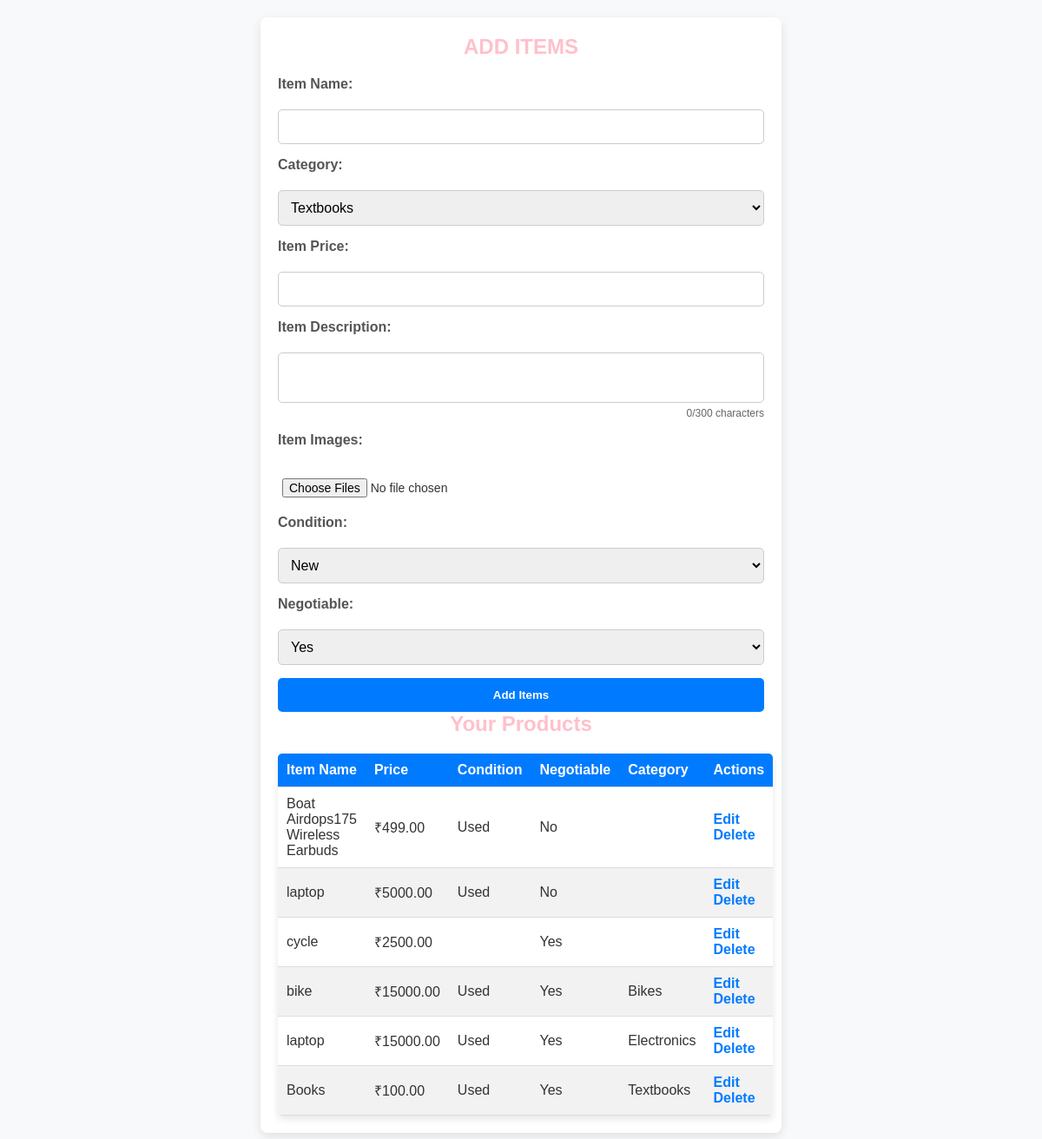
/become_seller.php (signed in), run on the app's committed database.
### tables this page shows
CREATE TABLE `products` (
  `id` int(11) NOT NULL,
  `seller_id` int(11) NOT NULL,
  `name` varchar(255) NOT NULL,
  `image` varchar(500) DEFAULT NULL,
  `price` decimal(10,2) NOT NULL,
  `description` text NOT NULL,
  `created_at` timestamp NOT NULL DEFAULT current_timestamp(),
  `Item_Condition` enum('New','Used') NOT NULL DEFAULT 'Used',
  `negotiable` enum('Yes','No') DEFAULT 'No',
  `category` varchar(255) NOT NULL,
  `category_id` int(11) DEFAULT NULL
);

### become_seller.php (the view, shortened to what this page needs)
<?php
include 'config.php';
$user_id = $_SESSION['user_id'];
$productsQuery = "SELECT * FROM products WHERE seller_id = $user_id";
$productsResult = mysqli_query($conn, $productsQuery);
$categories = [
    'Textbooks',
    'Electronics',
    'Stationery',
    'Clothing',
    'Sports Equipment',
    'Furniture',
    'Bikes',
    'Kitchen Appliances',
    'Personal Care',
    'Toys and Games'
];
?>
<!DOCTYPE html>
<html lang="en">
<head>
    <link rel="stylesheet" href="Styles/become_seller.css">
</head>
<body>
    <div class="seller-container">
        <h2>ADD ITEMS</h2>
        <form action="become_seller.php" method="POST" enctype="multipart/form-data">
            <label for="product_name">Item Name:</label>
            <input type="text" name="product_name" id="product_name" required>
            <label for="category">Category:</label>
            <select name="category" id="category" required>
                <?php foreach ($categories as $category): ?>
                    <option value="<?php echo $category; ?>"><?php echo $category; ?></option>
                <?php endforeach; ?>
            </select>
            <label for="product_price">Item Price:</label>
            <input type="number" name="product_price" id="product_price" required>
            <label for="product_description">Item Description:</label>
            <textarea name="product_description" id="product_description" maxlength="300" required
                oninput="updateCharCount()"></textarea>
            <p id="char_count">0/300 characters</p>
            <label for="product_images">Item Images:</label>
            <input type="file" name="product_images[]" id="product_images" multiple required>
            <label for="condition">Condition:</label>
            <select name="Item_Condition" id="condition">
                <option value="New">New</option>
            </select>
            <label for="negotiable">Negotiable:</label>
            <select name="negotiable" id="negotiable">
                <option value="Yes">Yes</option>
            </select>
            <button type="submit">Add Items</button>
        </form>
        <h2>Your Products</h2>
        <table>
            <thead>
                <tr>
                    <th>Item Name</th>
                    <th>Price</th>
                    <th>Condition</th>
                    <th>Negotiable</th>
                    <th>Category</th>
                    <th>Actions</th>
                </tr>
            </thead>
            <tbody>
                <?php while ($product = mysqli_fetch_assoc($productsResult)): ?>
                    <tr>
                        <td><?php echo htmlspecialchars($product['name']); ?></td>
                        <td>&#8377;<?php echo htmlspecialchars($product['price']); ?></td>
                        <td><?php echo htmlspecialchars($product['Item_Condition']); ?></td>
                        <td><?php echo htmlspecialchars($product['negotiable']); ?></td>
                        <td><?php echo htmlspecialchars($product['category']); ?></td>
                        <td>
                            <a href="edit_product.php?id=<?php echo $product['id']; ?>">Edit</a>
                            <a href="?action=delete&id=<?php echo $product['id']; ?>"
                                onclick="return confirm('Are you sure you want to delete this product?')">Delete</a>
                        </td>
                    </tr>
                <?php endwhile; ?>
            </tbody>
        </table>
    </div>
</body>
</html>

### Styles/become_seller.css (style rules this page uses)
* { margin: 0; padding: 0; box-sizing: border-box; font-family: Arial, sans-serif; }
body { background-color: #f8f9fa; display: flex; align-items: center; justify-content: center; min-height: 100vh; color: #333; }
.seller-container { width: 90%; max-width: 600px; background-color: #ffffff; box-shadow: 0px 4px 12px rgba(0, 0, 0, 0.1); padding: 20px; border-radius: 8px; margin: 20px; }
h2 { color: pink; text-align: center; margin-bottom: 20px; }
form { display: flex; flex-direction: column; gap: 15px; }
label { font-weight: bold; margin-bottom: 5px; color: #555; }
input[type="text"], input[type="number"], select, textarea { width: 100%; padding: 10px; border: 1px solid #ccc; border-radius: 5px; font-size: 16px; }
textarea { resize: none; }
#char_count { font-size: 12px; color: #666; text-align: right; margin-top: -10px; }
input[type="file"] { font-size: 14px; margin-top: 10px; padding: 5px; }
button[type="submit"] { background-color: #007bff; color: #fff; font-weight: bold; border: none; padding: 12px; border-radius: 5px; cursor: pointer; transition: background-color 0.3s ease; }
form select { cursor: pointer; }
table { width: 100%; border-collapse: collapse; margin-top: 20px; border-radius: 5px; overflow: hidden; box-shadow: 0px 4px 8px rgba(0, 0, 0, 0.1); }
table thead { background-color: #007bff; color: #ffffff; }
table th, table td { padding: 10px; text-align: left; font-size: 16px; border-bottom: 1px solid #ddd; }
table tbody tr:nth-child(even) { background-color: #f2f2f2; }
table a { color: #007bff; text-decoration: none; font-weight: bold; margin-right: 10px; transition: color 0.2s ease; }

### data on the page
products: name "Boat Airdops175 Wireless Earbuds", price "499.00", Item_Condition "Used", negotiable "No"
products: name "laptop", price "5000.00", Item_Condition "Used", negotiable "No"
products: name "cycle", price "2500.00", negotiable "Yes"
products: name "bike", price "15000.00", Item_Condition "Used", negotiable "Yes", category "Bikes"
products: name "laptop", price "15000.00", Item_Condition "Used", negotiable "Yes", category "Electronics"
products: name "Books", price "100.00", Item_Condition "Used", negotiable "Yes", category "Textbooks"

### other printed values
form field category "Textbooks"
